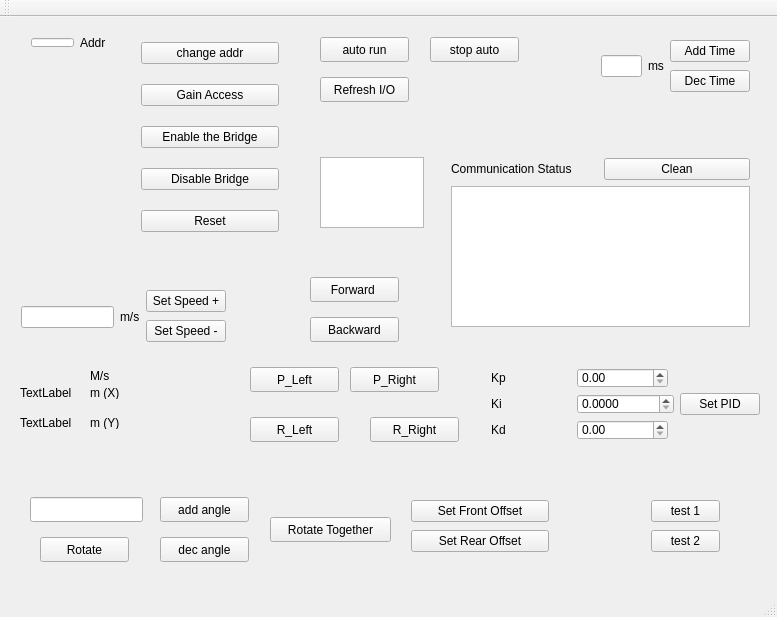
<?xml version="1.0" encoding="UTF-8"?>
<ui version="4.0">
 <class>MainWindow</class>
 <widget class="QMainWindow" name="MainWindow">
  <property name="geometry">
   <rect>
    <x>0</x>
    <y>0</y>
    <width>777</width>
    <height>617</height>
   </rect>
  </property>
  <property name="windowTitle">
   <string>MainWindow</string>
  </property>
  <widget class="QWidget" name="centralWidget">
   <widget class="QPushButton" name="forwardButton">
    <property name="geometry">
     <rect>
      <x>310</x>
      <y>260</y>
      <width>89</width>
      <height>25</height>
     </rect>
    </property>
    <property name="text">
     <string>Forward </string>
    </property>
   </widget>
   <widget class="QPushButton" name="backwardButton">
    <property name="geometry">
     <rect>
      <x>310</x>
      <y>300</y>
      <width>89</width>
      <height>25</height>
     </rect>
    </property>
    <property name="text">
     <string>Backward</string>
    </property>
   </widget>
   <widget class="QLineEdit" name="angleEdit">
    <property name="geometry">
     <rect>
      <x>30</x>
      <y>480</y>
      <width>113</width>
      <height>25</height>
     </rect>
    </property>
   </widget>
   <widget class="QPushButton" name="addAngleButton">
    <property name="geometry">
     <rect>
      <x>160</x>
      <y>480</y>
      <width>89</width>
      <height>25</height>
     </rect>
    </property>
    <property name="text">
     <string>add angle</string>
    </property>
   </widget>
   <widget class="QPushButton" name="decAngleButton">
    <property name="geometry">
     <rect>
      <x>160</x>
      <y>520</y>
      <width>89</width>
      <height>25</height>
     </rect>
    </property>
    <property name="text">
     <string>dec angle</string>
    </property>
   </widget>
   <widget class="QPushButton" name="rotateButton">
    <property name="geometry">
     <rect>
      <x>40</x>
      <y>520</y>
      <width>89</width>
      <height>25</height>
     </rect>
    </property>
    <property name="text">
     <string>Rotate</string>
    </property>
   </widget>
   <widget class="QPushButton" name="rotateTogetherButton">
    <property name="geometry">
     <rect>
      <x>270</x>
      <y>500</y>
      <width>121</width>
      <height>25</height>
     </rect>
    </property>
    <property name="text">
     <string>Rotate Together</string>
    </property>
   </widget>
   <widget class="QWidget" name="verticalLayoutWidget">
    <property name="geometry">
     <rect>
      <x>130</x>
      <y>0</y>
      <width>160</width>
      <height>241</height>
     </rect>
    </property>
    <layout class="QVBoxLayout" name="verticalLayout">
     <item>
      <widget class="QPushButton" name="changeAddButton">
       <property name="text">
        <string>change addr</string>
       </property>
      </widget>
     </item>
     <item>
      <widget class="QPushButton" name="pushButton">
       <property name="text">
        <string>Gain Access</string>
       </property>
      </widget>
     </item>
     <item>
      <widget class="QPushButton" name="pushButton_2">
       <property name="text">
        <string>Enable the Bridge</string>
       </property>
      </widget>
     </item>
     <item>
      <widget class="QPushButton" name="disableBridge">
       <property name="text">
        <string>Disable Bridge</string>
       </property>
      </widget>
     </item>
     <item>
      <widget class="QPushButton" name="resetButton">
       <property name="text">
        <string>Reset</string>
       </property>
      </widget>
     </item>
    </layout>
   </widget>
   <widget class="QWidget" name="verticalLayoutWidget_4">
    <property name="geometry">
     <rect>
      <x>440</x>
      <y>130</y>
      <width>321</width>
      <height>191</height>
     </rect>
    </property>
    <layout class="QVBoxLayout" name="verticalLayout_4">
     <item>
      <layout class="QHBoxLayout" name="horizontalLayout_2">
       <item>
        <widget class="QLabel" name="communicationLabel">
         <property name="text">
          <string>Communication Status</string>
         </property>
        </widget>
       </item>
       <item>
        <widget class="QPushButton" name="cleanCommunicationButton">
         <property name="text">
          <string>Clean</string>
         </property>
        </widget>
       </item>
      </layout>
     </item>
     <item>
      <widget class="QTextEdit" name="CommunicationEdit">
       <property name="font">
        <font>
         <pointsize>12</pointsize>
        </font>
       </property>
      </widget>
     </item>
    </layout>
   </widget>
   <widget class="QWidget" name="horizontalLayoutWidget_2">
    <property name="geometry">
     <rect>
      <x>590</x>
      <y>10</y>
      <width>171</width>
      <height>78</height>
     </rect>
    </property>
    <layout class="QHBoxLayout" name="horizontalLayout_3">
     <item>
      <widget class="QLineEdit" name="timeEdit"/>
     </item>
     <item>
      <widget class="QLabel" name="msLabel">
       <property name="text">
        <string>ms</string>
       </property>
      </widget>
     </item>
     <item>
      <layout class="QVBoxLayout" name="verticalLayout_3">
       <item>
        <widget class="QPushButton" name="addTimeButton">
         <property name="text">
          <string>Add Time</string>
         </property>
        </widget>
       </item>
       <item>
        <widget class="QPushButton" name="decTimeButton">
         <property name="text">
          <string>Dec Time</string>
         </property>
        </widget>
       </item>
      </layout>
     </item>
    </layout>
   </widget>
   <widget class="QWidget" name="horizontalLayoutWidget_3">
    <property name="geometry">
     <rect>
      <x>10</x>
      <y>260</y>
      <width>227</width>
      <height>80</height>
     </rect>
    </property>
    <layout class="QHBoxLayout" name="horizontalLayout_4">
     <item>
      <widget class="QLineEdit" name="speedEdit"/>
     </item>
     <item>
      <widget class="QLabel" name="RPMlabel">
       <property name="text">
        <string>m/s</string>
       </property>
      </widget>
     </item>
     <item>
      <layout class="QVBoxLayout" name="verticalLayout_2">
       <item>
        <widget class="QPushButton" name="setSpeed">
         <property name="text">
          <string>Set Speed +</string>
         </property>
        </widget>
       </item>
       <item>
        <widget class="QPushButton" name="setButton2">
         <property name="text">
          <string>Set Speed -</string>
         </property>
        </widget>
       </item>
      </layout>
     </item>
    </layout>
   </widget>
   <widget class="QWidget" name="verticalLayoutWidget_5">
    <property name="geometry">
     <rect>
      <x>400</x>
      <y>470</y>
      <width>160</width>
      <height>80</height>
     </rect>
    </property>
    <layout class="QVBoxLayout" name="verticalLayout_5">
     <item>
      <widget class="QPushButton" name="setFrontOffsetButton">
       <property name="text">
        <string>Set Front Offset</string>
       </property>
      </widget>
     </item>
     <item>
      <widget class="QPushButton" name="setRearOffsetButton">
       <property name="text">
        <string>Set Rear Offset</string>
       </property>
      </widget>
     </item>
    </layout>
   </widget>
   <widget class="QWidget" name="verticalLayoutWidget_6">
    <property name="geometry">
     <rect>
      <x>640</x>
      <y>470</y>
      <width>91</width>
      <height>80</height>
     </rect>
    </property>
    <layout class="QVBoxLayout" name="verticalLayout_6">
     <item>
      <widget class="QPushButton" name="testButton">
       <property name="text">
        <string>test 1</string>
       </property>
      </widget>
     </item>
     <item>
      <widget class="QPushButton" name="testButton2">
       <property name="text">
        <string>test 2</string>
       </property>
      </widget>
     </item>
    </layout>
   </widget>
   <widget class="QWidget" name="horizontalLayoutWidget_4">
    <property name="geometry">
     <rect>
      <x>20</x>
      <y>10</y>
      <width>97</width>
      <height>31</height>
     </rect>
    </property>
    <layout class="QHBoxLayout" name="horizontalLayout_5">
     <item>
      <widget class="QLineEdit" name="addressEdit"/>
     </item>
     <item>
      <widget class="QLabel" name="label">
       <property name="text">
        <string>Addr</string>
       </property>
      </widget>
     </item>
    </layout>
   </widget>
   <widget class="QPushButton" name="autoRunButton">
    <property name="geometry">
     <rect>
      <x>320</x>
      <y>20</y>
      <width>89</width>
      <height>25</height>
     </rect>
    </property>
    <property name="text">
     <string>auto run</string>
    </property>
   </widget>
   <widget class="QPushButton" name="stopAutorunButton">
    <property name="geometry">
     <rect>
      <x>430</x>
      <y>20</y>
      <width>89</width>
      <height>25</height>
     </rect>
    </property>
    <property name="text">
     <string>stop auto</string>
    </property>
   </widget>
   <widget class="QLabel" name="speedLabel">
    <property name="geometry">
     <rect>
      <x>10</x>
      <y>350</y>
      <width>67</width>
      <height>17</height>
     </rect>
    </property>
    <property name="text">
     <string/>
    </property>
   </widget>
   <widget class="QLabel" name="label_2">
    <property name="geometry">
     <rect>
      <x>90</x>
      <y>350</y>
      <width>67</width>
      <height>17</height>
     </rect>
    </property>
    <property name="text">
     <string>M/s</string>
    </property>
   </widget>
   <widget class="QPushButton" name="refreshIOButton">
    <property name="geometry">
     <rect>
      <x>320</x>
      <y>60</y>
      <width>89</width>
      <height>25</height>
     </rect>
    </property>
    <property name="text">
     <string>Refresh I/O</string>
    </property>
   </widget>
   <widget class="QPushButton" name="parallelLeftButton">
    <property name="geometry">
     <rect>
      <x>250</x>
      <y>350</y>
      <width>89</width>
      <height>25</height>
     </rect>
    </property>
    <property name="text">
     <string>P_Left</string>
    </property>
   </widget>
   <widget class="QPushButton" name="parallelRightButton">
    <property name="geometry">
     <rect>
      <x>350</x>
      <y>350</y>
      <width>89</width>
      <height>25</height>
     </rect>
    </property>
    <property name="text">
     <string>P_Right</string>
    </property>
   </widget>
   <widget class="QPushButton" name="rotateLeftButton">
    <property name="geometry">
     <rect>
      <x>250</x>
      <y>400</y>
      <width>89</width>
      <height>25</height>
     </rect>
    </property>
    <property name="text">
     <string>R_Left</string>
    </property>
   </widget>
   <widget class="QPushButton" name="rotateRightButton">
    <property name="geometry">
     <rect>
      <x>370</x>
      <y>400</y>
      <width>89</width>
      <height>25</height>
     </rect>
    </property>
    <property name="text">
     <string>R_Right</string>
    </property>
   </widget>
   <widget class="QWidget" name="horizontalLayoutWidget">
    <property name="geometry">
     <rect>
      <x>480</x>
      <y>340</y>
      <width>291</width>
      <height>94</height>
     </rect>
    </property>
    <layout class="QHBoxLayout" name="horizontalLayout">
     <item>
      <layout class="QVBoxLayout" name="verticalLayout_7">
       <item>
        <widget class="QLabel" name="label_3">
         <property name="text">
          <string>Kp</string>
         </property>
        </widget>
       </item>
       <item>
        <widget class="QLabel" name="label_4">
         <property name="text">
          <string>Ki</string>
         </property>
        </widget>
       </item>
       <item>
        <widget class="QLabel" name="label_5">
         <property name="text">
          <string>Kd</string>
         </property>
        </widget>
       </item>
      </layout>
     </item>
     <item>
      <layout class="QVBoxLayout" name="verticalLayout_8">
       <item>
        <widget class="QDoubleSpinBox" name="kpSpinBox">
         <property name="maximumSize">
          <size>
           <width>91</width>
           <height>20</height>
          </size>
         </property>
         <property name="maximum">
          <double>200.000000000000000</double>
         </property>
         <property name="singleStep">
          <double>0.010000000000000</double>
         </property>
        </widget>
       </item>
       <item>
        <widget class="QDoubleSpinBox" name="kiSpinBox">
         <property name="decimals">
          <number>4</number>
         </property>
         <property name="maximum">
          <double>100000.000000000000000</double>
         </property>
         <property name="singleStep">
          <double>0.010000000000000</double>
         </property>
        </widget>
       </item>
       <item>
        <widget class="QDoubleSpinBox" name="kdSpinBox">
         <property name="maximumSize">
          <size>
           <width>91</width>
           <height>20</height>
          </size>
         </property>
         <property name="maximum">
          <double>3000.000000000000000</double>
         </property>
         <property name="singleStep">
          <double>0.001000000000000</double>
         </property>
        </widget>
       </item>
      </layout>
     </item>
     <item>
      <widget class="QPushButton" name="setPIDButton">
       <property name="text">
        <string>Set PID</string>
       </property>
      </widget>
     </item>
    </layout>
   </widget>
   <widget class="QLabel" name="locationXlabel">
    <property name="geometry">
     <rect>
      <x>20</x>
      <y>370</y>
      <width>54</width>
      <height>12</height>
     </rect>
    </property>
    <property name="text">
     <string>TextLabel</string>
    </property>
   </widget>
   <widget class="QLabel" name="label_7">
    <property name="geometry">
     <rect>
      <x>90</x>
      <y>370</y>
      <width>54</width>
      <height>12</height>
     </rect>
    </property>
    <property name="text">
     <string>m (X)</string>
    </property>
   </widget>
   <widget class="QLabel" name="locationYlabel">
    <property name="geometry">
     <rect>
      <x>20</x>
      <y>400</y>
      <width>54</width>
      <height>12</height>
     </rect>
    </property>
    <property name="text">
     <string>TextLabel</string>
    </property>
   </widget>
   <widget class="QLabel" name="label_9">
    <property name="geometry">
     <rect>
      <x>90</x>
      <y>400</y>
      <width>54</width>
      <height>12</height>
     </rect>
    </property>
    <property name="text">
     <string>m (Y)</string>
    </property>
   </widget>
   <widget class="QTextEdit" name="read">
    <property name="geometry">
     <rect>
      <x>320</x>
      <y>140</y>
      <width>104</width>
      <height>71</height>
     </rect>
    </property>
   </widget>
  </widget>
  <widget class="QMenuBar" name="menuBar">
   <property name="geometry">
    <rect>
     <x>0</x>
     <y>0</y>
     <width>777</width>
     <height>23</height>
    </rect>
   </property>
  </widget>
  <widget class="QToolBar" name="mainToolBar">
   <attribute name="toolBarArea">
    <enum>TopToolBarArea</enum>
   </attribute>
   <attribute name="toolBarBreak">
    <bool>false</bool>
   </attribute>
  </widget>
  <widget class="QStatusBar" name="statusBar"/>
 </widget>
 <layoutdefault spacing="6" margin="11"/>
 <resources/>
 <connections/>
</ui>
